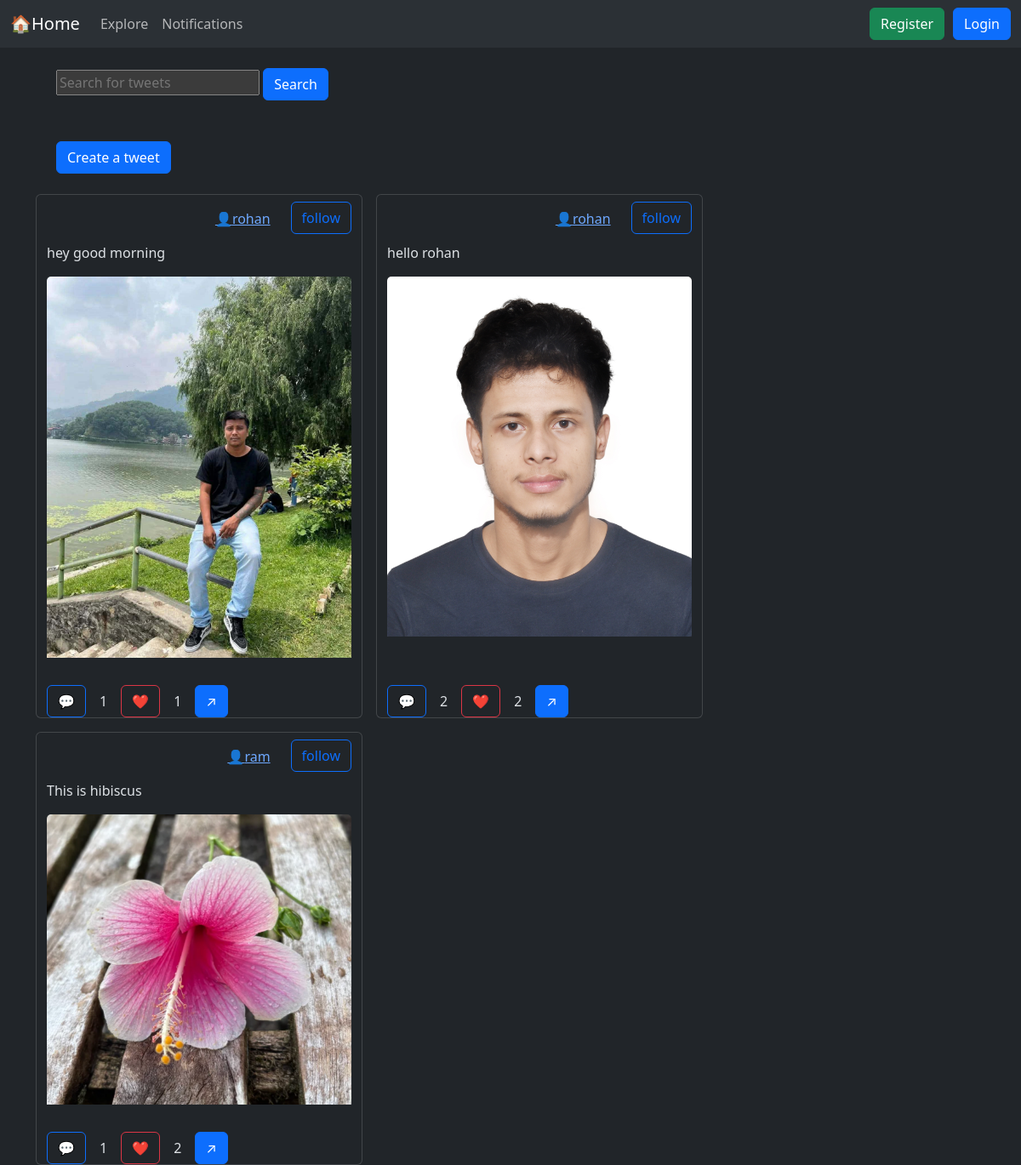
The page / on the database its author committed.
### tweet/models.py (models this page shows, shortened)
class Tweet(models.Model):
    user=models.ForeignKey(User,on_delete=models.CASCADE)
    text=models.TextField(max_length=200)
    image=models.ImageField(upload_to='photos/',blank=True,null=True)
    created_at=models.DateTimeField(auto_now_add=True)#creates the timestamp once when the object is created
    updated_at=models.DateTimeField(auto_now=True)# updates the timestamp everytime object is saved

### tweet/views.py (the view)
# urls.py: path('', views.tweet_list, name='tweet_list'),
def tweet_list(request):
    tweets= Tweet.objects.all().order_by('-created_at')
    query= request.GET.get('q', "")
    if query:
        tweets= tweets.filter(user__username__icontains=query)
    for tweet in tweets:
            if request.user.is_authenticated:
                if tweet.likes.filter(user=request.user).exists():
                    tweet.is_liked=True
                else:
                    tweet.is_liked=False
            if request.user.is_authenticated:
                if tweet.follow.filter(user=request.user).exists():
                    tweet.is_followed=True
                else:
                    tweet.is_followed=False
    return render(request,'tweet_list.html',{'tweets':tweets, 'query':query})

### tweet/templates/tweet_list.html (shortened to what this page needs)
{% extends "base.html" %}
{% block content %}
<form method="GET" class="m-4">
    <input type="text"
    name="q"
    placeholder="Search for tweets"
    value="{{ query }}"
    >
    <button class="btn btn-primary" type="submit">Search</button>
</form>
 <a class='btn btn-primary m-4' href="{% url 'tweet_create' %}">Create a tweet</a>
 <div class='container row gap-3' >
    {% if tweets %}
    {% for tweet in tweets %}
        <div class="card" style="width: 24rem; height:auto;">
            <div class="d-flex gap-2 justify-content-end">
                <a class='m-3' href="{% url 'profile_view' tweet.user.username %}">👤{{tweet.user.username}}</a>
                <form action="{% url 'follow_user' tweet.id %}" method="POST">
                    <button {% if tweet.is_followed %}
                    class='btn btn-primary mt-2 ml-auto' type='submit'
                    {% else %}
                    class='btn btn-outline-primary mt-2' type='submit'
                    {% endif %}
                    >follow</button>
            </form>
            </div>
            {% if tweet.image %}
            <p>{{tweet.text}}</p>
            <img src="{{tweet.image.url}}" class="card-img-top" alt="...">
            {% endif %}
            <div class="card-body">
        </div>
        <div class="d-flex gap-3 align-items-center">
         <form action="{% url 'comments_view' tweet.id %}">
            <button class="btn btn-outline-primary" type="submit">💬</button>
         </form>
         {{tweet.comments.count}}
          <form action="{% url 'like_view' tweet.id %}" method="POST">
        <button
         {%if tweet.is_liked %}
            class="btn btn-danger"
         {% else %}
            class="btn btn-outline-danger"
        {% endif %}
        type="submit">❤️</button>
         </form>
            {{tweet.likes.count}}
                <button class="btn btn-primary" onclick="copyTweetLink('{% url 'tweet_detail' tweet.id  %}')">↗</button>
        </div>
        </div>
    {% endfor %}
     {% else %}
 <h1>No tweets found.</h1>
 {% endif %}
 </div>
{% endblock %}

### rows shown on the page
Tweet: user.username "rohan", text "hey good morning", image (picture), comments.count "1", likes.count "1"
Tweet: user.username "rohan", text "hello rohan", image (picture), comments.count "2", likes.count "2"
Tweet: user.username "ram", text "This is hibiscus", image (picture), comments.count "1", likes.count "2"
